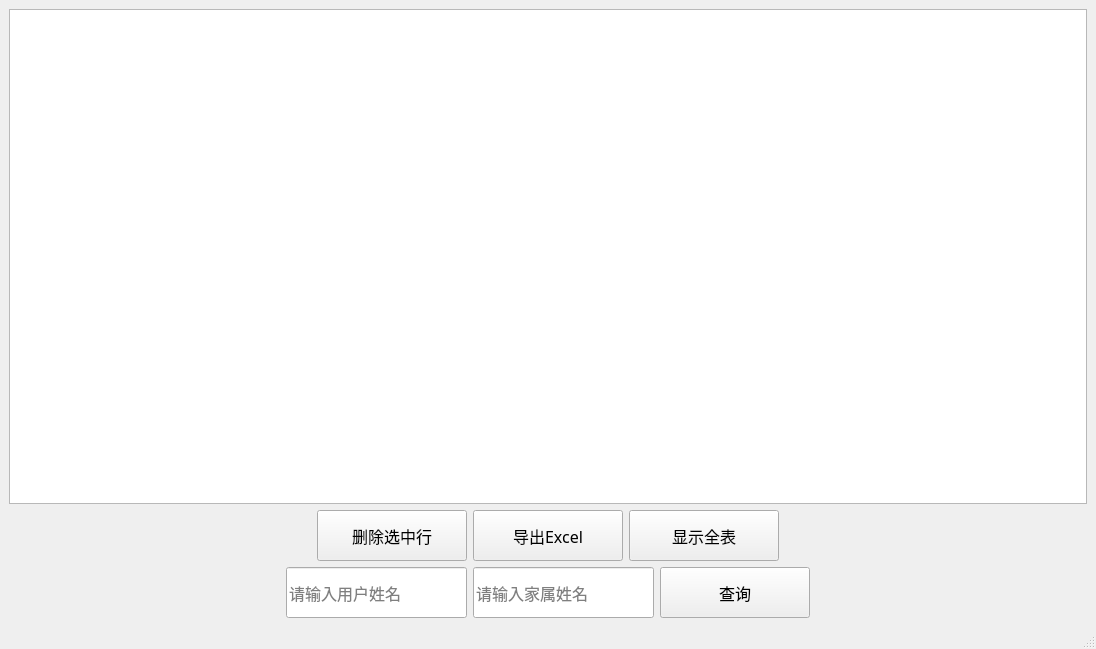
<?xml version="1.0" encoding="UTF-8"?>
<ui version="4.0">
 <class>userFamily_Manage</class>
 <widget class="QMainWindow" name="userFamily_Manage">
  <property name="geometry">
   <rect>
    <x>0</x>
    <y>0</y>
    <width>1096</width>
    <height>649</height>
   </rect>
  </property>
  <property name="windowTitle">
   <string>MainWindow</string>
  </property>
  <widget class="QWidget" name="centralwidget">
   <layout class="QGridLayout" name="gridLayout">
    <item row="0" column="0">
     <layout class="QVBoxLayout" name="verticalLayout">
      <item>
       <widget class="QTableView" name="tableView">
        <property name="font">
         <font>
          <family>宋体</family>
          <pointsize>12</pointsize>
         </font>
        </property>
       </widget>
      </item>
      <item>
       <layout class="QHBoxLayout" name="horizontalLayout">
        <item>
         <spacer name="horizontalSpacer">
          <property name="orientation">
           <enum>Qt::Horizontal</enum>
          </property>
          <property name="sizeHint" stdset="0">
           <size>
            <width>40</width>
            <height>20</height>
           </size>
          </property>
         </spacer>
        </item>
        <item>
         <widget class="QPushButton" name="pushButton_delete">
          <property name="sizePolicy">
           <sizepolicy hsizetype="Maximum" vsizetype="Maximum">
            <horstretch>0</horstretch>
            <verstretch>0</verstretch>
           </sizepolicy>
          </property>
          <property name="minimumSize">
           <size>
            <width>150</width>
            <height>51</height>
           </size>
          </property>
          <property name="maximumSize">
           <size>
            <width>150</width>
            <height>51</height>
           </size>
          </property>
          <property name="font">
           <font>
            <family>Agency FB</family>
            <pointsize>12</pointsize>
           </font>
          </property>
          <property name="text">
           <string>删除选中行</string>
          </property>
         </widget>
        </item>
        <item>
         <widget class="QPushButton" name="pushButton_out">
          <property name="minimumSize">
           <size>
            <width>150</width>
            <height>51</height>
           </size>
          </property>
          <property name="maximumSize">
           <size>
            <width>150</width>
            <height>51</height>
           </size>
          </property>
          <property name="font">
           <font>
            <family>宋体</family>
            <pointsize>12</pointsize>
           </font>
          </property>
          <property name="text">
           <string>导出Excel</string>
          </property>
         </widget>
        </item>
        <item>
         <widget class="QPushButton" name="pushButton_showall">
          <property name="sizePolicy">
           <sizepolicy hsizetype="Maximum" vsizetype="Maximum">
            <horstretch>0</horstretch>
            <verstretch>0</verstretch>
           </sizepolicy>
          </property>
          <property name="minimumSize">
           <size>
            <width>150</width>
            <height>51</height>
           </size>
          </property>
          <property name="maximumSize">
           <size>
            <width>150</width>
            <height>51</height>
           </size>
          </property>
          <property name="font">
           <font>
            <family>Agency FB</family>
            <pointsize>12</pointsize>
           </font>
          </property>
          <property name="text">
           <string>显示全表</string>
          </property>
         </widget>
        </item>
        <item>
         <spacer name="horizontalSpacer_2">
          <property name="orientation">
           <enum>Qt::Horizontal</enum>
          </property>
          <property name="sizeHint" stdset="0">
           <size>
            <width>40</width>
            <height>20</height>
           </size>
          </property>
         </spacer>
        </item>
       </layout>
      </item>
      <item>
       <layout class="QHBoxLayout" name="horizontalLayout_2">
        <item>
         <spacer name="horizontalSpacer_3">
          <property name="orientation">
           <enum>Qt::Horizontal</enum>
          </property>
          <property name="sizeHint" stdset="0">
           <size>
            <width>40</width>
            <height>20</height>
           </size>
          </property>
         </spacer>
        </item>
        <item>
         <widget class="QLineEdit" name="lineEdit_name">
          <property name="minimumSize">
           <size>
            <width>181</width>
            <height>51</height>
           </size>
          </property>
          <property name="maximumSize">
           <size>
            <width>181</width>
            <height>51</height>
           </size>
          </property>
          <property name="font">
           <font>
            <family>宋体</family>
            <pointsize>12</pointsize>
           </font>
          </property>
          <property name="placeholderText">
           <string>请输入用户姓名</string>
          </property>
         </widget>
        </item>
        <item>
         <widget class="QLineEdit" name="lineEdit_userfam">
          <property name="minimumSize">
           <size>
            <width>181</width>
            <height>51</height>
           </size>
          </property>
          <property name="maximumSize">
           <size>
            <width>181</width>
            <height>51</height>
           </size>
          </property>
          <property name="font">
           <font>
            <family>宋体</family>
            <pointsize>12</pointsize>
           </font>
          </property>
          <property name="placeholderText">
           <string>请输入家属姓名</string>
          </property>
         </widget>
        </item>
        <item>
         <widget class="QPushButton" name="pushButton_serch">
          <property name="sizePolicy">
           <sizepolicy hsizetype="Maximum" vsizetype="Maximum">
            <horstretch>0</horstretch>
            <verstretch>0</verstretch>
           </sizepolicy>
          </property>
          <property name="minimumSize">
           <size>
            <width>150</width>
            <height>51</height>
           </size>
          </property>
          <property name="maximumSize">
           <size>
            <width>150</width>
            <height>51</height>
           </size>
          </property>
          <property name="font">
           <font>
            <family>Agency FB</family>
            <pointsize>12</pointsize>
           </font>
          </property>
          <property name="text">
           <string>查询</string>
          </property>
         </widget>
        </item>
        <item>
         <spacer name="horizontalSpacer_4">
          <property name="orientation">
           <enum>Qt::Horizontal</enum>
          </property>
          <property name="sizeHint" stdset="0">
           <size>
            <width>40</width>
            <height>20</height>
           </size>
          </property>
         </spacer>
        </item>
       </layout>
      </item>
     </layout>
    </item>
   </layout>
  </widget>
  <widget class="QMenuBar" name="menubar">
   <property name="geometry">
    <rect>
     <x>0</x>
     <y>0</y>
     <width>1096</width>
     <height>25</height>
    </rect>
   </property>
  </widget>
  <widget class="QStatusBar" name="statusbar"/>
 </widget>
 <resources/>
 <connections/>
</ui>
